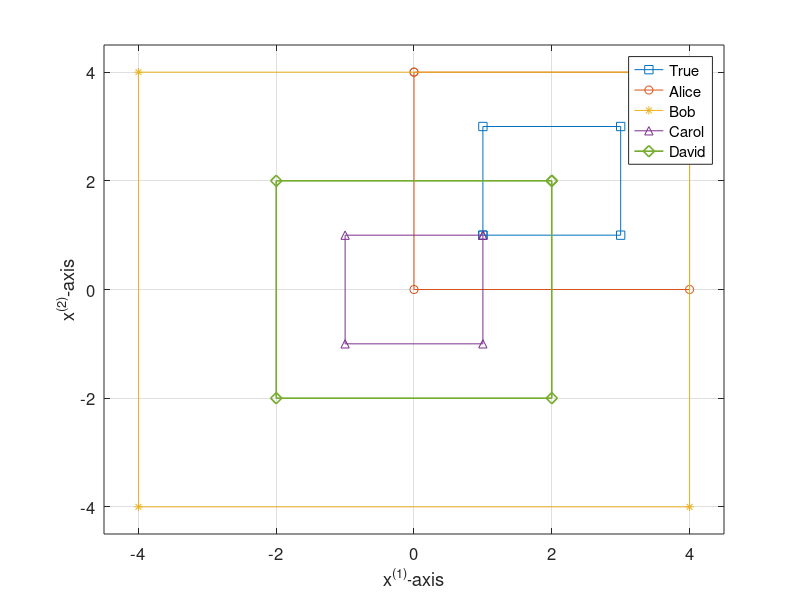
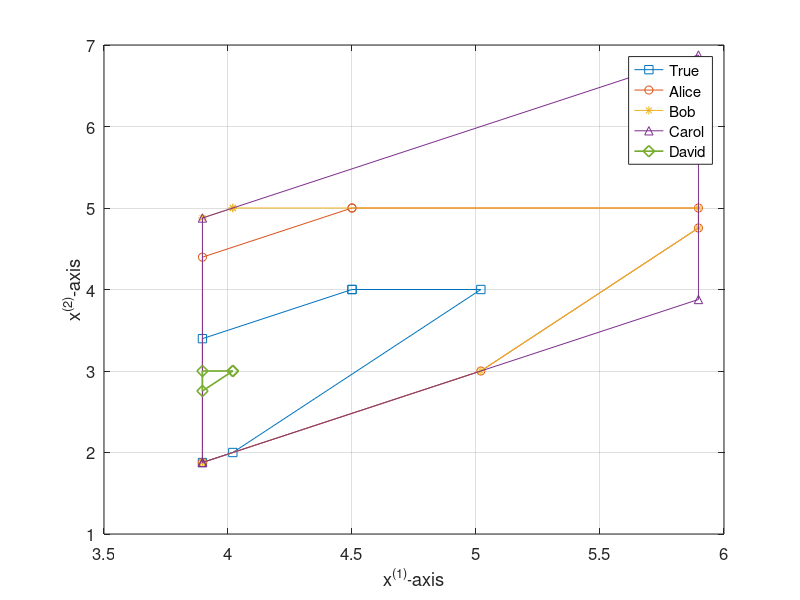
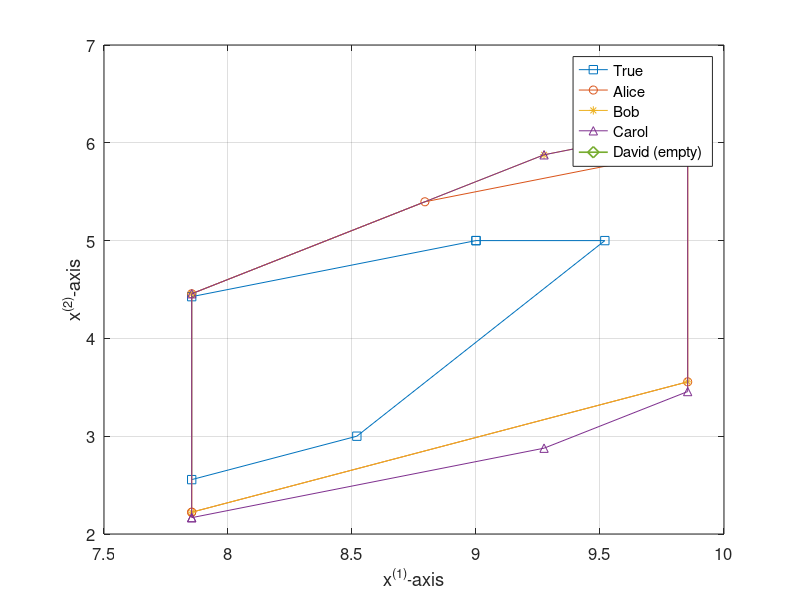
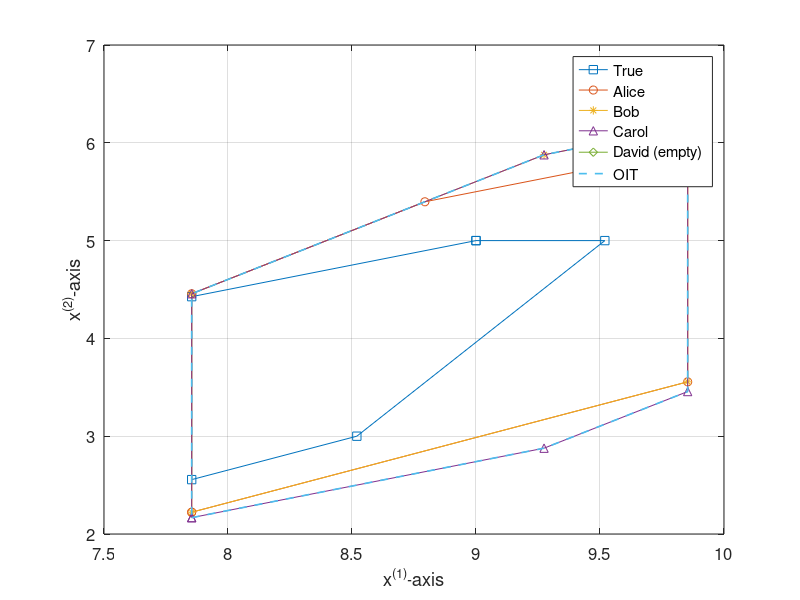

Write MATLAB code to recreate these figures, in order.
%%% Drawing Figures

close all;
clear;
clc;

load('experiment20240220')


%%  Figure 2
kSequence_selected = [0 1 2 3 4 5 6 10];

for k = kSequence_selected
    k
    
    if k == 0
        figure,
        plot(vertex_k_prior{k+kIndexC}(CH_k_prior{k+kIndexC}, 1), vertex_k_prior{k+kIndexC}(CH_k_prior{k+kIndexC}, 2), '-s', vertex_k_prior_A{k+kIndexC}(CH_k_prior_A{k+kIndexC}, 1), vertex_k_prior_A{k+kIndexC}(CH_k_prior_A{k+kIndexC}, 2), '-o',...
            vertex_k_prior_B{k+kIndexC}(CH_k_prior_B{k+kIndexC}, 1), vertex_k_prior_B{k+kIndexC}(CH_k_prior_B{k+kIndexC}, 2), '-*', vertex_k_prior_C{k+kIndexC}(CH_k_prior_C{k+kIndexC}, 1), vertex_k_prior_C{k+kIndexC}(CH_k_prior_C{k+kIndexC}, 2), '-^',...
            vertex_k_prior_D{k+kIndexC}(CH_k_prior_D{k+kIndexC}, 1), vertex_k_prior_D{k+kIndexC}(CH_k_prior_D{k+kIndexC}, 2), '-d', 'LineWidth', 1.2, 'MarkerSize', 8)
        legend('True', 'Alice', 'Bob', 'Carol', 'David')
        grid on;
        set(gca,'FontSize',12);
        xlabel('x^{(1)}-axis')
        ylabel('x^{(2)}-axis')
        axis([-4.5 4.5 -4.5 4.5])
    elseif k == 1
        figure,
        plot(vertex_k_posterior{k+kIndexC}(CH_k_posterior{k+kIndexC}, 1), vertex_k_posterior{k+kIndexC}(CH_k_posterior{k+kIndexC}, 2), '-s', vertex_k_posterior_A{k+kIndexC}(CH_k_posterior_A{k+kIndexC}, 1), vertex_k_posterior_A{k+kIndexC}(CH_k_posterior_A{k+kIndexC}, 2), '-o',...
                vertex_k_posterior_B{k+kIndexC}(CH_k_posterior_B{k+kIndexC}, 1), vertex_k_posterior_B{k+kIndexC}(CH_k_posterior_B{k+kIndexC}, 2), '-*', vertex_k_posterior_C{k+kIndexC}(CH_k_posterior_C{k+kIndexC}, 1), vertex_k_posterior_C{k+kIndexC}(CH_k_posterior_C{k+kIndexC}, 2), '-^',...
                vertex_k_posterior_D{k+kIndexC}(CH_k_posterior_D{k+kIndexC}, 1), vertex_k_posterior_D{k+kIndexC}(CH_k_posterior_D{k+kIndexC}, 2), '-d', 'LineWidth', 1.2, 'MarkerSize', 8)
        legend('True', 'Alice', 'Bob', 'Carol', 'David')
        grid on;
        set(gca,'FontSize',12);
        xlabel('x^{(1)}-axis')
        ylabel('x^{(2)}-axis')
%         axis([3.5 6.5 1 7])
    elseif k == 2
        figure,
        plot(vertex_k_posterior{k+kIndexC}(CH_k_posterior{k+kIndexC}, 1), vertex_k_posterior{k+kIndexC}(CH_k_posterior{k+kIndexC}, 2), '-s', vertex_k_posterior_A{k+kIndexC}(CH_k_posterior_A{k+kIndexC}, 1), vertex_k_posterior_A{k+kIndexC}(CH_k_posterior_A{k+kIndexC}, 2), '-o',...
            vertex_k_posterior_B{k+kIndexC}(CH_k_posterior_B{k+kIndexC}, 1), vertex_k_posterior_B{k+kIndexC}(CH_k_posterior_B{k+kIndexC}, 2), '-*', vertex_k_posterior_C{k+kIndexC}(CH_k_posterior_C{k+kIndexC}, 1), vertex_k_posterior_C{k+kIndexC}(CH_k_posterior_C{k+kIndexC}, 2), '-^',...
            NaN, NaN, '-d', 'LineWidth', 1.2, 'MarkerSize', 8)
        legend('True', 'Alice', 'Bob', 'Carol', 'David (empty)')
        grid on;
        set(gca,'FontSize',12);
        xlabel('x^{(1)}-axis')
        ylabel('x^{(2)}-axis')
%         axis([7.5 10.5 1.5 6.5])
        figure,
        plot(vertex_k_posterior{k+kIndexC}(CH_k_posterior{k+kIndexC}, 1), vertex_k_posterior{k+kIndexC}(CH_k_posterior{k+kIndexC}, 2), '-s', vertex_k_posterior_A{k+kIndexC}(CH_k_posterior_A{k+kIndexC}, 1), vertex_k_posterior_A{k+kIndexC}(CH_k_posterior_A{k+kIndexC}, 2), '-o',...
            vertex_k_posterior_B{k+kIndexC}(CH_k_posterior_B{k+kIndexC}, 1), vertex_k_posterior_B{k+kIndexC}(CH_k_posterior_B{k+kIndexC}, 2), '-*', vertex_k_posterior_C{k+kIndexC}(CH_k_posterior_C{k+kIndexC}, 1), vertex_k_posterior_C{k+kIndexC}(CH_k_posterior_C{k+kIndexC}, 2), '-^',...
            NaN, NaN, '-d', vertex_k_OIT{k+kIndexC}(CH_k_OIT{k+kIndexC}, 1), vertex_k_OIT{k+kIndexC}(CH_k_OIT{k+kIndexC}, 2), '--', 'LineWidth', 1.2, 'MarkerSize', 8)
        legend('True', 'Alice', 'Bob', 'Carol', 'David (empty)', 'OIT')
        grid on;
        set(gca,'FontSize',12);
        xlabel('x^{(1)}-axis')
        ylabel('x^{(2)}-axis')
    elseif k == 3
        figure,
        plot(vertex_k_posterior{k+kIndexC}(CH_k_posterior{k+kIndexC}, 1), vertex_k_posterior{k+kIndexC}(CH_k_posterior{k+kIndexC}, 2), '-s', vertex_k_posterior_A{k+kIndexC}(CH_k_posterior_A{k+kIndexC}, 1), vertex_k_posterior_A{k+kIndexC}(CH_k_posterior_A{k+kIndexC}, 2), '-o',...
            vertex_k_posterior_B{k+kIndexC}(CH_k_posterior_B{k+kIndexC}, 1), vertex_k_posterior_B{k+kIndexC}(CH_k_posterior_B{k+kIndexC}, 2), '-*', vertex_k_posterior_C{k+kIndexC}(CH_k_posterior_C{k+kIndexC}, 1), vertex_k_posterior_C{k+kIndexC}(CH_k_posterior_C{k+kIndexC}, 2), '-^',...
            NaN, NaN, '-d', vertex_k_OIT{k+kIndexC}(CH_k_OIT{k+kIndexC}, 1), vertex_k_OIT{k+kIndexC}(CH_k_OIT{k+kIndexC}, 2), '--', 'LineWidth', 1.2, 'MarkerSize', 8)
        legend('True', 'Alice', 'Bob', 'Carol', 'David (empty)', 'OIT')
        grid on;
        set(gca,'FontSize',12);
        xlabel('x^{(1)}-axis')
        ylabel('x^{(2)}-axis')
    elseif k == 4
        figure,
        plot(vertex_k_posterior{k+kIndexC}(CH_k_posterior{k+kIndexC}, 1), vertex_k_posterior{k+kIndexC}(CH_k_posterior{k+kIndexC}, 2), '-s', vertex_k_posterior_A{k+kIndexC}(CH_k_posterior_A{k+kIndexC}, 1), vertex_k_posterior_A{k+kIndexC}(CH_k_posterior_A{k+kIndexC}, 2), '-o',...
            vertex_k_posterior_B{k+kIndexC}(CH_k_posterior_B{k+kIndexC}, 1), vertex_k_posterior_B{k+kIndexC}(CH_k_posterior_B{k+kIndexC}, 2), '-*', vertex_k_posterior_C{k+kIndexC}(CH_k_posterior_C{k+kIndexC}, 1), vertex_k_posterior_C{k+kIndexC}(CH_k_posterior_C{k+kIndexC}, 2), '-^',...
            NaN, NaN, '-d', vertex_k_OIT{k+kIndexC}(CH_k_OIT{k+kIndexC}, 1), vertex_k_OIT{k+kIndexC}(CH_k_OIT{k+kIndexC}, 2), '--', 'LineWidth', 1.2, 'MarkerSize', 8)
        legend('True', 'Alice', 'Bob', 'Carol', 'David (empty)', 'OIT')
        grid on;
        set(gca,'FontSize',12);
        xlabel('x^{(1)}-axis')
        ylabel('x^{(2)}-axis')
    elseif k == 5
        figure,
        plot(vertex_k_posterior{k+kIndexC}(CH_k_posterior{k+kIndexC}, 1), vertex_k_posterior{k+kIndexC}(CH_k_posterior{k+kIndexC}, 2), '-s', vertex_k_posterior_A{k+kIndexC}(CH_k_posterior_A{k+kIndexC}, 1), vertex_k_posterior_A{k+kIndexC}(CH_k_posterior_A{k+kIndexC}, 2), '-o',...
            vertex_k_posterior_B{k+kIndexC}(CH_k_posterior_B{k+kIndexC}, 1), vertex_k_posterior_B{k+kIndexC}(CH_k_posterior_B{k+kIndexC}, 2), '-*', vertex_k_posterior_C{k+kIndexC}(CH_k_posterior_C{k+kIndexC}, 1), vertex_k_posterior_C{k+kIndexC}(CH_k_posterior_C{k+kIndexC}, 2), '-^',...
            NaN, NaN, '-d', vertex_k_OIT{k+kIndexC}(CH_k_OIT{k+kIndexC}, 1), vertex_k_OIT{k+kIndexC}(CH_k_OIT{k+kIndexC}, 2), '--', 'LineWidth', 1.2, 'MarkerSize', 8)
        legend('True', 'Alice', 'Bob', 'Carol', 'David (empty)', 'OIT')
        grid on;
        set(gca,'FontSize',12);
        xlabel('x^{(1)}-axis')
        ylabel('x^{(2)}-axis')
    elseif k == 6
        figure,
        plot(vertex_k_posterior{k+kIndexC}(CH_k_posterior{k+kIndexC}, 1), vertex_k_posterior{k+kIndexC}(CH_k_posterior{k+kIndexC}, 2), '-s', vertex_k_posterior_A{k+kIndexC}(CH_k_posterior_A{k+kIndexC}, 1), vertex_k_posterior_A{k+kIndexC}(CH_k_posterior_A{k+kIndexC}, 2), '-o',...
            vertex_k_posterior_B{k+kIndexC}(CH_k_posterior_B{k+kIndexC}, 1), vertex_k_posterior_B{k+kIndexC}(CH_k_posterior_B{k+kIndexC}, 2), '-*', vertex_k_posterior_C{k+kIndexC}(CH_k_posterior_C{k+kIndexC}, 1), vertex_k_posterior_C{k+kIndexC}(CH_k_posterior_C{k+kIndexC}, 2), '-^',...
            NaN, NaN, '-d', vertex_k_OIT{k+kIndexC}(CH_k_OIT{k+kIndexC}, 1), vertex_k_OIT{k+kIndexC}(CH_k_OIT{k+kIndexC}, 2), '--', 'LineWidth', 1.2, 'MarkerSize', 8)
        legend('True', 'Alice', 'Bob', 'Carol', 'David (empty)', 'OIT')
        grid on;
        set(gca,'FontSize',12);
        xlabel('x^{(1)}-axis')
        ylabel('x^{(2)}-axis')
        xlim([25.5 28.5])
        ylim([2 7])
    end
end


%%  Maximum Diameters
MD = max(x_posterior_diameter(delta_optimal+kIndexC:end))
MD_A = max(x_posterior_diameter_A(delta_optimal+kIndexC:end))
MD_B = max(x_posterior_diameter_B(delta_optimal+kIndexC:end))
MD_C = max(x_posterior_diameter_C(delta_optimal+kIndexC:end))
diameter_upper_bound

k_draw_max = 50+kIndexC;

figure,
% plot(kSequence(1:k_draw_max), x_posterior_diameter(1:k_draw_max), '-s', kSequence(1:k_draw_max), x_posterior_diameter_A(1:k_draw_max), '-o', kSequence(1:k_draw_max), x_posterior_diameter_B(1:k_draw_max), '-*', kSequence(1:k_draw_max), x_posterior_diameter_C(1:k_draw_max), '-^', [min(kSequence(2:k_draw_max)) max(kSequence(2:k_draw_max))], [diameter_upper_bound, diameter_upper_bound], '-', 'LineWidth', 1.2, 'MarkerSize', 6)
plot(kSequence(1:k_draw_max), x_posterior_diameter(1:k_draw_max), '-s', kSequence(1:k_draw_max), x_posterior_diameter_A(1:k_draw_max), '-o', kSequence(1:k_draw_max), x_posterior_diameter_B(1:k_draw_max), '-*',...
    kSequence(1:k_draw_max), x_posterior_diameter_C(1:k_draw_max), '-^', 'LineWidth', 1.2, 'MarkerSize', 6)
hold on;
plot(kSequence(delta:k_draw_max), x_OIT_diameter(delta:k_draw_max), '-', 'LineWidth', 2)
plot([delta delta], [0 9], '-.')
legend('True', 'Alice', 'Bob', 'Carol', 'OIT')
grid on;
set(gca,'FontSize',12);
ylim([0 9])
xlabel('Time Step')
ylabel('Diameter')

figure,
plot(kSequence(1:k_draw_max), x_posterior_estimation_gap_A(1:k_draw_max), '-o', 'Color', [0.85,0.33,0.10], 'LineWidth', 1.2, 'MarkerSize', 6)
hold on;
plot(kSequence(1:k_draw_max), x_posterior_estimation_gap_B(1:k_draw_max), '-*', 'Color', [0.93,0.69,0.13], 'LineWidth', 1.2, 'MarkerSize', 6)
plot(kSequence(1:k_draw_max), x_posterior_estimation_gap_C(1:k_draw_max), '-^', 'Color', [0.49,0.18,0.56], 'LineWidth', 1.2, 'MarkerSize', 6)
legend('Alice', 'Bob', 'Carol')
title('Estimation Gap')
grid on;
set(gca,'FontSize',12);
xlabel('Time Step')
ylabel('Estimation Gap')


%%  Component-Wise Intervals
posterior_k_max = zeros(2, kmax+kIndexC);
posterior_k_min = zeros(2, kmax+kIndexC);
posterior_k_max_A = zeros(2, kmax+kIndexC);
posterior_k_min_A = zeros(2, kmax+kIndexC);
posterior_k_max_B = zeros(2, kmax+kIndexC);
posterior_k_min_B = zeros(2, kmax+kIndexC);
posterior_k_max_C = zeros(2, kmax+kIndexC);
posterior_k_min_C = zeros(2, kmax+kIndexC);

for k = kSequence
    for i = 1: 2
        posterior_k_max(i, k+kIndexC) = max(vertex_k_posterior{k+kIndexC}(:, i));
        posterior_k_min(i, k+kIndexC) = min(vertex_k_posterior{k+kIndexC}(:, i));
        
        posterior_k_max_A(i, k+kIndexC) = max(vertex_k_posterior_A{k+kIndexC}(:, i));
        posterior_k_min_A(i, k+kIndexC) = min(vertex_k_posterior_A{k+kIndexC}(:, i));
        
        posterior_k_max_B(i, k+kIndexC) = max(vertex_k_posterior_B{k+kIndexC}(:, i));
        posterior_k_min_B(i, k+kIndexC) = min(vertex_k_posterior_B{k+kIndexC}(:, i));
        
        posterior_k_max_C(i, k+kIndexC) = max(vertex_k_posterior_C{k+kIndexC}(:, i));
        posterior_k_min_C(i, k+kIndexC) = min(vertex_k_posterior_C{k+kIndexC}(:, i));
    end
end

figure,
plot(kSequence(1:k_draw_max), xSequence(1, 1:k_draw_max), '-', 'Color', [0.30,0.75,0.93], 'LineWidth', 1.2, 'MarkerSize', 6)
hold on;
plot(kSequence(1:k_draw_max), posterior_k_max(1, 1:k_draw_max), '-s', 'Color', [0.00,0.45,0.74], 'LineWidth', 1.2, 'MarkerSize', 6)
plot(kSequence(1:k_draw_max), posterior_k_max_A(1, 1:k_draw_max), '-o', 'Color', [0.85,0.33,0.10], 'LineWidth', 1.2, 'MarkerSize', 6)
plot(kSequence(1:k_draw_max), posterior_k_max_B(1, 1:k_draw_max), '-*', 'Color', [0.93,0.69,0.13], 'LineWidth', 1.2, 'MarkerSize', 6)
plot(kSequence(1:k_draw_max), posterior_k_max_C(1, 1:k_draw_max), '-^', 'Color', [0.49,0.18,0.56], 'LineWidth', 1.2, 'MarkerSize', 6)
plot(kSequence(1:k_draw_max), posterior_k_min(1, 1:k_draw_max), '-s', 'Color', [0.00,0.45,0.74], 'LineWidth', 1.2, 'MarkerSize', 6)
plot(kSequence(1:k_draw_max), posterior_k_min_A(1, 1:k_draw_max), '-o', 'Color', [0.85,0.33,0.10], 'LineWidth', 1.2, 'MarkerSize', 6)
plot(kSequence(1:k_draw_max), posterior_k_min_B(1, 1:k_draw_max), '-*', 'Color', [0.93,0.69,0.13], 'LineWidth', 1.2, 'MarkerSize', 6)
plot(kSequence(1:k_draw_max), posterior_k_min_C(1, 1:k_draw_max), '-^', 'Color', [0.49,0.18,0.56], 'LineWidth', 1.2, 'MarkerSize', 6)
xlabel('Time Step')
ylabel('x^{(1)}')
legend('State trajectory', 'True', 'Alice', 'Bob', 'Carol')
grid on;
set(gca,'FontSize',12);
ylim([-1 310])

axes('position', [0.172619047619047,0.499206349206349,0.377380952380953,0.412698412698429])
box on % put box around new pair of axes
k_draw_max_box = 5;
plot(kSequence(1:k_draw_max_box), xSequence(1, 1:k_draw_max_box), '-', 'Color', [0.30,0.75,0.93], 'LineWidth', 1.2, 'MarkerSize', 6)
hold on;
plot(kSequence(1:k_draw_max_box), posterior_k_max(1, 1:k_draw_max_box), '-s', 'Color', [0.00,0.45,0.74], 'LineWidth', 1.2, 'MarkerSize', 6)
plot(kSequence(1:k_draw_max_box), posterior_k_max_A(1, 1:k_draw_max_box), '-o', 'Color', [0.85,0.33,0.10], 'LineWidth', 1.2, 'MarkerSize', 6)
plot(kSequence(1:k_draw_max_box), posterior_k_max_B(1, 1:k_draw_max_box), '-*', 'Color', [0.93,0.69,0.13], 'LineWidth', 1.2, 'MarkerSize', 6)
plot(kSequence(1:k_draw_max_box), posterior_k_max_C(1, 1:k_draw_max_box), '-^', 'Color', [0.49,0.18,0.56], 'LineWidth', 1.2, 'MarkerSize', 6)
plot(kSequence(1:k_draw_max_box), posterior_k_min(1, 1:k_draw_max_box), '-s', 'Color', [0.00,0.45,0.74], 'LineWidth', 1.2, 'MarkerSize', 6)
plot(kSequence(1:k_draw_max_box), posterior_k_min_A(1, 1:k_draw_max_box), '-o', 'Color', [0.85,0.33,0.10], 'LineWidth', 1.2, 'MarkerSize', 6)
plot(kSequence(1:k_draw_max_box), posterior_k_min_B(1, 1:k_draw_max_box), '-*', 'Color', [0.93,0.69,0.13], 'LineWidth', 1.2, 'MarkerSize', 6)
plot(kSequence(1:k_draw_max_box), posterior_k_min_C(1, 1:k_draw_max_box), '-^', 'Color', [0.49,0.18,0.56], 'LineWidth', 1.2, 'MarkerSize', 6)
axis tight
grid on;
set(gca,'FontSize',12);


figure,
plot(kSequence(1:k_draw_max), xSequence(2, 1:k_draw_max), '-', 'Color', [0.30,0.75,0.93], 'LineWidth', 1.2, 'MarkerSize', 6)
hold on;
plot(kSequence(1:k_draw_max), posterior_k_max(2, 1:k_draw_max), '-s', 'Color', [0.00,0.45,0.74], 'LineWidth', 1.2, 'MarkerSize', 6)
plot(kSequence(1:k_draw_max), posterior_k_max_A(2, 1:k_draw_max), '-o', 'Color', [0.85,0.33,0.10], 'LineWidth', 1.2, 'MarkerSize', 6)
plot(kSequence(1:k_draw_max), posterior_k_max_B(2, 1:k_draw_max), '-*', 'Color', [0.93,0.69,0.13], 'LineWidth', 1.2, 'MarkerSize', 6)
plot(kSequence(1:k_draw_max), posterior_k_max_C(2, 1:k_draw_max), '-^', 'Color', [0.49,0.18,0.56], 'LineWidth', 1.2, 'MarkerSize', 6)
plot(kSequence(1:k_draw_max), posterior_k_min_A(2, 1:k_draw_max), '-o', 'Color', [0.85,0.33,0.10], 'LineWidth', 1.2, 'MarkerSize', 6)
plot(kSequence(1:k_draw_max), posterior_k_min_A(2, 1:k_draw_max), '-o', 'Color', [0.85,0.33,0.10], 'LineWidth', 1.2, 'MarkerSize', 6)
plot(kSequence(1:k_draw_max), posterior_k_min_B(2, 1:k_draw_max), '-*', 'Color', [0.93,0.69,0.13], 'LineWidth', 1.2, 'MarkerSize', 6)
plot(kSequence(1:k_draw_max), posterior_k_min_C(2, 1:k_draw_max), '-^', 'Color', [0.49,0.18,0.56], 'LineWidth', 1.2, 'MarkerSize', 6)
xlabel('Time Step')
ylabel('x^{(2)}')
legend('State trajectory', 'True', 'Alice', 'Bob', 'Carol')
grid on;
set(gca,'FontSize',12);